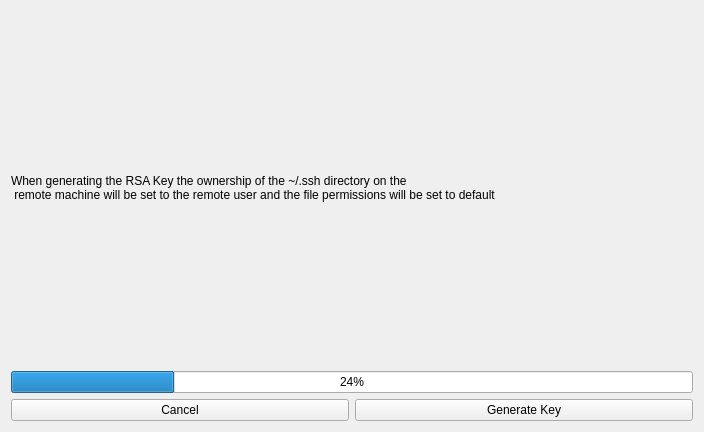
<?xml version="1.0" encoding="UTF-8"?>
<ui version="4.0">
 <class>Dialog</class>
 <widget class="QDialog" name="Dialog">
  <property name="geometry">
   <rect>
    <x>0</x>
    <y>0</y>
    <width>704</width>
    <height>432</height>
   </rect>
  </property>
  <property name="windowTitle">
   <string>Generate RSA Key</string>
  </property>
  <layout class="QGridLayout" name="gridLayout_2">
   <item row="0" column="3">
    <layout class="QVBoxLayout" name="verticalLayout" stretch="1,1,1">
     <item>
      <widget class="QLabel" name="instructionslabel">
       <property name="text">
        <string>When generating the RSA Key the ownership of the ~/.ssh directory on the 
 remote machine will be set to the remote user and the file permissions will be set to default</string>
       </property>
      </widget>
     </item>
     <item>
      <widget class="QProgressBar" name="rsaProgressBar">
       <property name="value">
        <number>24</number>
       </property>
      </widget>
     </item>
     <item>
      <layout class="QHBoxLayout" name="horizontalLayout">
       <item>
        <widget class="QPushButton" name="buttonCancel">
         <property name="text">
          <string>Cancel</string>
         </property>
         <property name="autoDefault">
          <bool>false</bool>
         </property>
        </widget>
       </item>
       <item>
        <widget class="QPushButton" name="buttonGenerateKey">
         <property name="text">
          <string>Generate Key</string>
         </property>
         <property name="autoDefault">
          <bool>false</bool>
         </property>
        </widget>
       </item>
      </layout>
     </item>
    </layout>
   </item>
  </layout>
 </widget>
 <tabstops>
  <tabstop>buttonCancel</tabstop>
  <tabstop>buttonGenerateKey</tabstop>
 </tabstops>
 <resources/>
 <connections/>
</ui>
